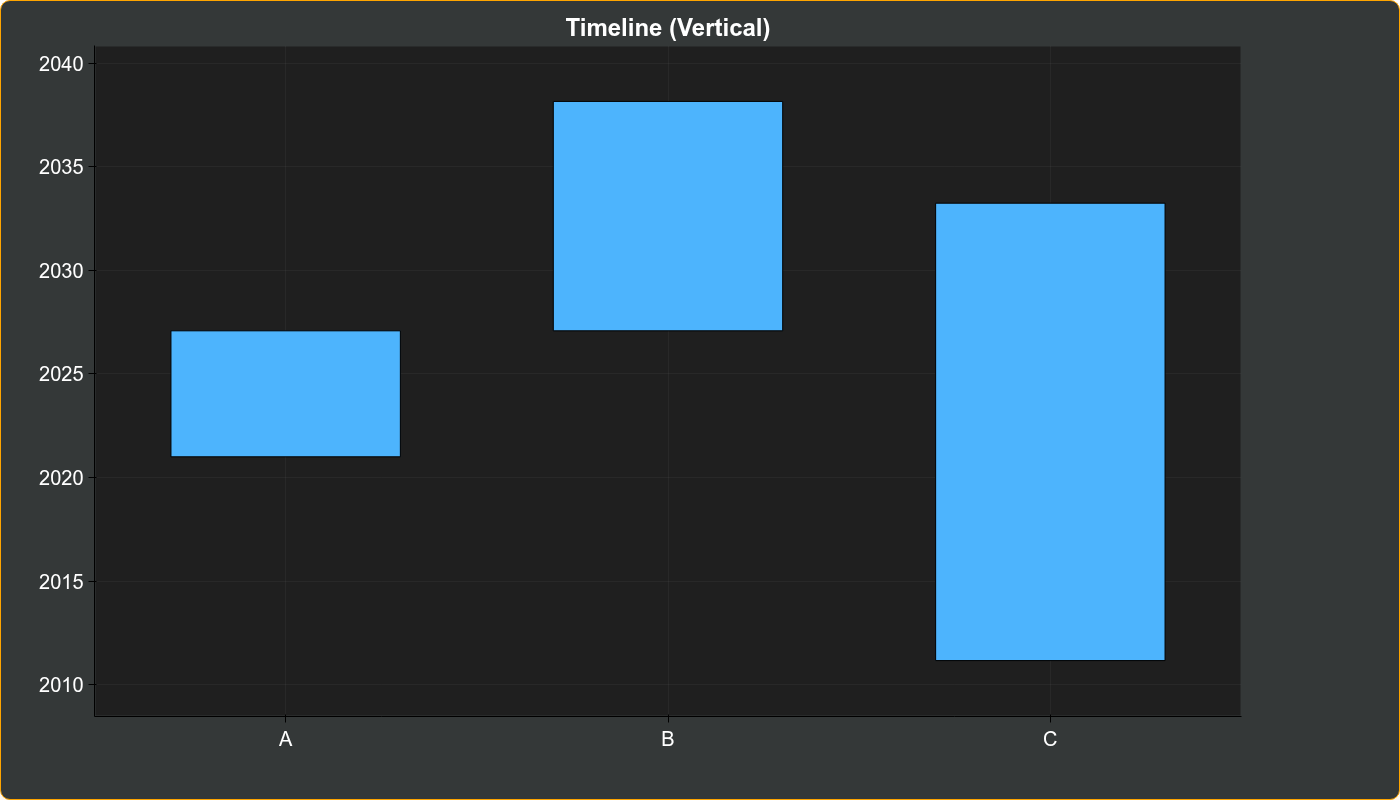

Python code for this plot:
import bokeh_rocks as br
import pandas as pd
from bokeh.io import show

dft = pd.DataFrame(
    {
        "category": ["A", "B", "C"],
        "start": ["2021-01-01", "2027-02-01", "2011-03-01"],
        "end": ["2027-02-01", "2038-03-01", "2033-04-01"],
    }
)

p20 = br.bar(dft, kind="vgantt", title="Timeline (Vertical)", theme="dark")

show(p20)
br.save_plot(p20, "output/bar_14")
